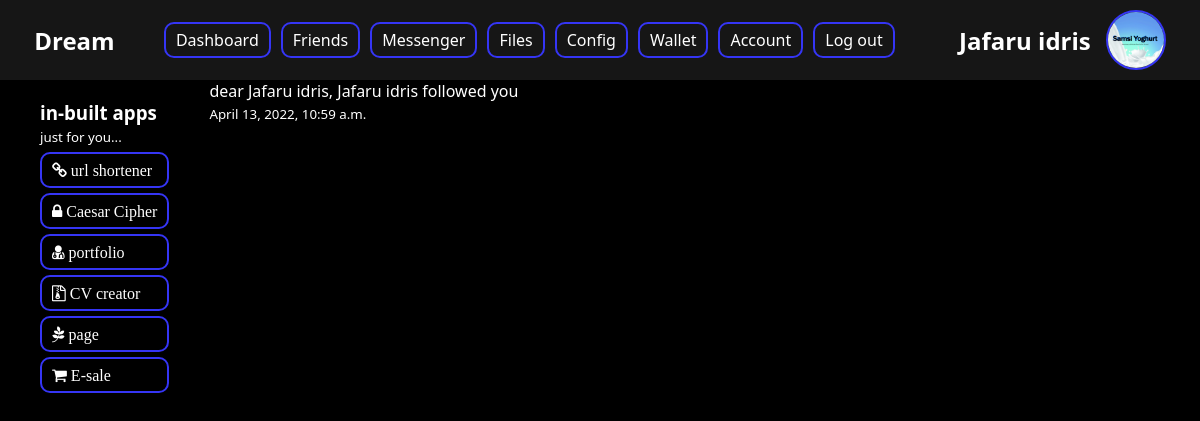
Page /notifications/ (signed in) on the committed database.
### accounts/models.py (models this page shows, shortened)
class User(AbstractUser):
    id = models.UUIDField(primary_key=True, default=uuid.uuid4, editable=False)
    email = models.EmailField(unique=True, blank=True, max_length=500)
    date_of_birth = models.CharField(max_length=10, blank=True)
    followers = models.ManyToManyField(
        'accounts.User', related_name='my_followings', blank=True)
    followings = models.ManyToManyField(
        'accounts.User', related_name='my_followers', blank=True)
    activities = models.ManyToManyField("activities.Activity", blank=True)
    avatar = models.ImageField(upload_to = _upload_user_path, blank =True)
    cover = models.ImageField(upload_to = _upload_user_path, blank =True)
    contacts = models.ManyToManyField('Contact', blank=True)
    class Meta:
        verbose_name = 'Normal Account'
        verbose_name_plural = 'Normal Account\'s'

### notifications/models.py (models this page shows)
class Notification(ModelHelper):
    _from = models.ForeignKey(
        'accounts.User', on_delete=models.CASCADE, related_name='pushed_notification')
    _to = models.ForeignKey(
        'accounts.User', on_delete=models.CASCADE, related_name='received_notification')
    message = models.TextField()

### notifications/views.py (the view)
# urls.py: path('', views.Index, name='index'),
def Index(request):
    return render(request, 'notification/index.html')

### project/context_processors.py (called while the page is built)
def contexts(request):
    context = {}
    user = request.user
    if user.is_authenticated:
        if Token.objects.filter(user=request.user).exists():
            token = Token.objects.get(user=request.user)
        else:
            token = Token.objects.create(user=request.user)
        context['token'] = token
    return context

### notifications/templates/notification/index.html
{% extends 'base.html' %}
{% block main %}
    {% for notification in user.received_notification.all %}
        <p>
            {{notification.message | safe}}
        </p>
        <small>
            {{notification.created_at}}
        </small>
    {% endfor %}
{% endblock main %}

### templates/base.html (shortened to what this page needs)
{% load static %}
<!DOCTYPE html>
<html lang="en">
	<head>
		<link rel="stylesheet" href="{% static 'css/font-awesome.min.css' %}" />
		<link rel="stylesheet" href="{% static 'css/base/styles.css' %}" />
	</head>
	<body>
		<nav>
			<div class="logo-wrapper">
				<h2 class="logo">Dream</h2>
			</div>
			<div class="links-wrapper">
				<ul>
					<li><a href="/">Dashboard</a></li>
					<li><a href="{% url 'friends:index' %}">Friends</a></li>
					<li><a href="{% url 'messenger:index' %}">Messenger</a></li>
					<li><a href="{% url 'files:index' %}">Files</a></li>
					<li><a href="{% url 'settings:index' %}">Config</a></li>
					<li><a href="/">Wallet</a></li>
					<li><a href="{% url 'account:index' %}">Account</a></li>
					<li><a href="{% url 'account:logout' %}">Log out</a></li>
				</ul>
			</div>
			<div class="avatar-wrapper">
				<h2>{{ user.get_full_name }}</h2>
				<img src="{{user.avatar.url}}" alt="{{user.username}} pic" class="nav-avatar">
			</div>
		</nav>
		<div class="body">
			<div class="left">
				{% block left-nav %}
					<div class="apps">
						<div>
							<h3>in-built apps</h3>
							<small>just for you...</small>
						</div>
						<ul>
							<a href="">
								<li>
									<i class="fa fa-link"> url shortener</i>
								</li>
							</a>
							<a href="{% url 'cipher:index' %}">
								<li>
									<i class="fa fa-lock"> Caesar Cipher</i>
								</li>
							</a>
							<a href="">
								<li>
									<i class="fa fa-user-md"> portfolio</i>
								</li>
							</a>
							<a href="">
								<li>
								<i class="fa fa-file-archive-o"> CV creator</i>
							</li>
							</a>
							<a href="{% url 'pages:index' %}">
							<li>
								<i class="fa fa-pagelines"> page</i>
							</li>
							</a>
							<a href="">
							<li>
								<i class="fa fa-shopping-cart"> E-sale</i>
							</li>
							</a>
						</ul>
					</div>
				{% endblock left-nav %}
			</div>
			<div class="main">
				{% block main %}{% endblock main %}
			</div>
		</div>
	</body>
</html>

### static/css/base/styles.css (style rules this page uses)
* { padding: 0; margin: 0%; box-sizing: border-box; font-family: 'Segoe UI', Tahoma, Geneva, Verdana, sans-serif; }
:root { --nav-bg: rgb(22, 22, 22); --nav-color: white; --primary-color: rgb(53, 53, 245); --primary-color-img: linear-gradient(164deg, #0720f5, #ffffff94); --body-color: white; }
nav, nav ul, nav div { display: flex; justify-content: space-evenly; align-items: center; }
nav { background-color: var(--nav-bg); color: var(--nav-color); }
nav ul { list-style: none; }
nav li { margin: 5px; }
nav a { text-decoration: none; color: var(--nav-color); border: 2px solid var(--primary-color); border-radius: 10px; padding: 5px 10px; transition: background-image 2s ease-out; }
nav div { padding: 10px; }
.avatar-wrapper { height: inherit; display: flex; }
.avatar-wrapper h2 { margin: auto 15px; }
.nav-avatar { height: 60px; width: 60px; border: 2px solid var(--primary-color); border-radius: 100%; object-fit: cover; }
body { height: 100vh; background-color: black; }
.body { display: flex; width: 100%; height: 100%; color: var(--body-color); }
.left, .left .apps { padding: 10px 20px; }
.left .apps > ul { list-style: none; }
.left .apps li { border: 2px solid var(--primary-color); border-radius: 10px; padding: 5px 10px; margin: 5px 0; }
.left .apps a { color: var(--body-color); width: 100%; }
.main { flex: 1; height: 100%; }

### rows in the picture
User: get_full_name "Jafaru idris", avatar (picture)
Notification: message "dear Jafaru idris, Jafaru idris followed you", created_at "April 13, 2022, 10:59 a.m."
